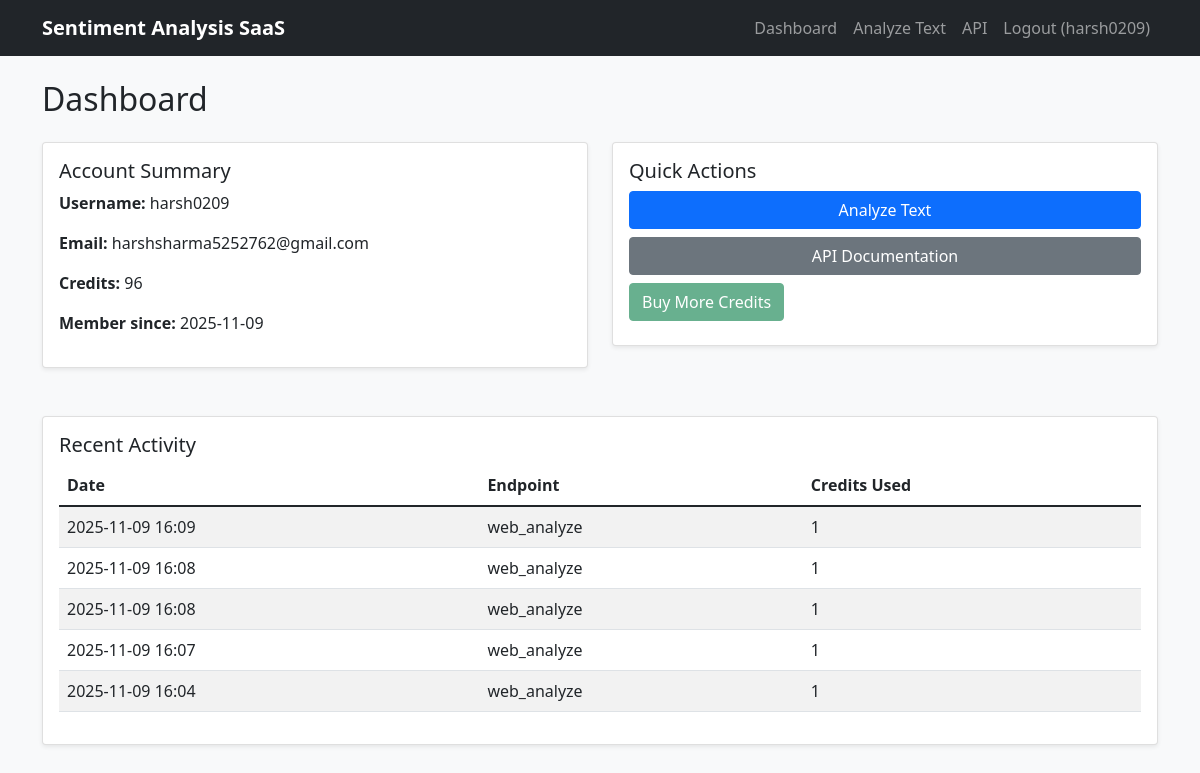
Page /dashboard (signed in) on the committed database.
### app.py (models this page shows)
class User(UserMixin, db.Model):
    id = db.Column(db.Integer, primary_key=True)
    username = db.Column(db.String(80), unique=True, nullable=False)
    email = db.Column(db.String(120), unique=True, nullable=False)
    password = db.Column(db.String(120), nullable=False)
    credits = db.Column(db.Integer, default=100)
    created_at = db.Column(db.DateTime, default=datetime.datetime.utcnow)
    api_keys = db.relationship('APIKey', backref='user', lazy=True)
    usage_records = db.relationship('Usage', backref='user', lazy=True)

class Usage(db.Model):
    id = db.Column(db.Integer, primary_key=True)
    user_id = db.Column(db.Integer, db.ForeignKey('user.id'), nullable=False)
    endpoint = db.Column(db.String(50), nullable=False)
    timestamp = db.Column(db.DateTime, default=datetime.datetime.utcnow)
    credits_used = db.Column(db.Integer, default=1)

### app.py (the view)
@app.route('/dashboard')
@login_required
def dashboard():
    recent_usage = Usage.query.filter_by(user_id=current_user.id).order_by(Usage.timestamp.desc()).limit(5).all()
    return render_template('dashboard.html', user=current_user, recent_usage=recent_usage)

### app.py (called while the page is built)
@login_manager.user_loader
def load_user(user_id):
    return User.query.get(int(user_id))

### templates/dashboard.html
{% extends "base.html" %}
{% block content %}
<h2>Dashboard</h2>
<div class="row mt-4">
    <div class="col-md-6">
        <div class="card">
            <div class="card-body">
                <h5 class="card-title">Account Summary</h5>
                <p><strong>Username:</strong> {{ user.username }}</p>
                <p><strong>Email:</strong> {{ user.email }}</p>
                <p><strong>Credits:</strong> {{ user.credits }}</p>
                <p><strong>Member since:</strong> {{ user.created_at.strftime('%Y-%m-%d') }}</p>
            </div>
        </div>
    </div>
    <div class="col-md-6">
        <div class="card">
            <div class="card-body">
                <h5 class="card-title">Quick Actions</h5>
                <a href="{{ url_for('analyze') }}" class="btn btn-primary mb-2 d-block">Analyze Text</a>
                <a href="{{ url_for('api_docs') }}" class="btn btn-secondary mb-2 d-block">API Documentation</a>
                <button class="btn btn-success mb-2 d-block" disabled>Buy More Credits</button>
            </div>
        </div>
    </div>
</div>
<div class="card mt-4">
    <div class="card-body">
        <h5 class="card-title">Recent Activity</h5>
        <table class="table table-striped">
            <thead>
                <tr>
                    <th>Date</th>
                    <th>Endpoint</th>
                    <th>Credits Used</th>
                </tr>
            </thead>
            <tbody>
                {% if recent_usage %}
                    {% for usage in recent_usage %}
                    <tr>
                        <td>{{ usage.timestamp.strftime('%Y-%m-%d %H:%M') }}</td>
                        <td>{{ usage.endpoint }}</td>
                        <td>{{ usage.credits_used }}</td>
                    </tr>
                    {% endfor %}
                {% else %}
                <tr>
                    <td colspan="3" class="text-center">No activity yet</td>
                </tr>
                {% endif %}
            </tbody>
        </table>
    </div>
</div>
{% endblock %}

### templates/base.html (shortened to what this page needs)
<!DOCTYPE html>
<html lang="en">
<head>
    <link href="https://cdn.jsdelivr.net/npm/bootstrap@5.1.3/dist/css/bootstrap.min.css" rel="stylesheet">
    <link rel="stylesheet" href="{{ url_for('static', filename='style.css') }}">
</head>
<body>
    <nav class="navbar navbar-expand-lg navbar-dark bg-dark">
        <div class="container">
            <a class="navbar-brand" href="{{ url_for('index') }}">Sentiment Analysis SaaS</a>
            <div class="collapse navbar-collapse" id="navbarNav">
                <ul class="navbar-nav ms-auto">
                    {% if current_user.is_authenticated %}
                    <li class="nav-item">
                        <a class="nav-link" href="{{ url_for('dashboard') }}">Dashboard</a>
                    </li>
                    <li class="nav-item">
                        <a class="nav-link" href="{{ url_for('analyze') }}">Analyze Text</a>
                    </li>
                    <li class="nav-item">
                        <a class="nav-link" href="{{ url_for('api_docs') }}">API</a>
                    </li>
                    <li class="nav-item">
                        <a class="nav-link" href="{{ url_for('logout') }}">Logout ({{ current_user.username }})</a>
                    </li>
                    {% endif %}
                </ul>
            </div>
        </div>
    </nav>
    <div class="container mt-4">
        {% block content %}{% endblock %}
    </div>
</body>
</html>

### static/style.css (style rules this page uses)
body { background-color: #f8f9fa; padding-bottom: 2rem; }
.card { box-shadow: 0 0.125rem 0.25rem rgba(0, 0, 0, 0.075); margin-bottom: 1.5rem; border: 1px solid rgba(0, 0, 0, 0.125); }
.navbar-brand { font-weight: bold; }

### rows in the picture
User: username "harsh0209", email "harshsharma5252762@gmail.com", credits "96", created_at "2025-11-09"
Usage: timestamp "2025-11-09 16:09", endpoint "web_analyze", credits_used "1"
Usage: timestamp "2025-11-09 16:08", endpoint "web_analyze", credits_used "1"
Usage: timestamp "2025-11-09 16:08", endpoint "web_analyze", credits_used "1"
Usage: timestamp "2025-11-09 16:07", endpoint "web_analyze", credits_used "1"
Usage: timestamp "2025-11-09 16:04", endpoint "web_analyze", credits_used "1"
